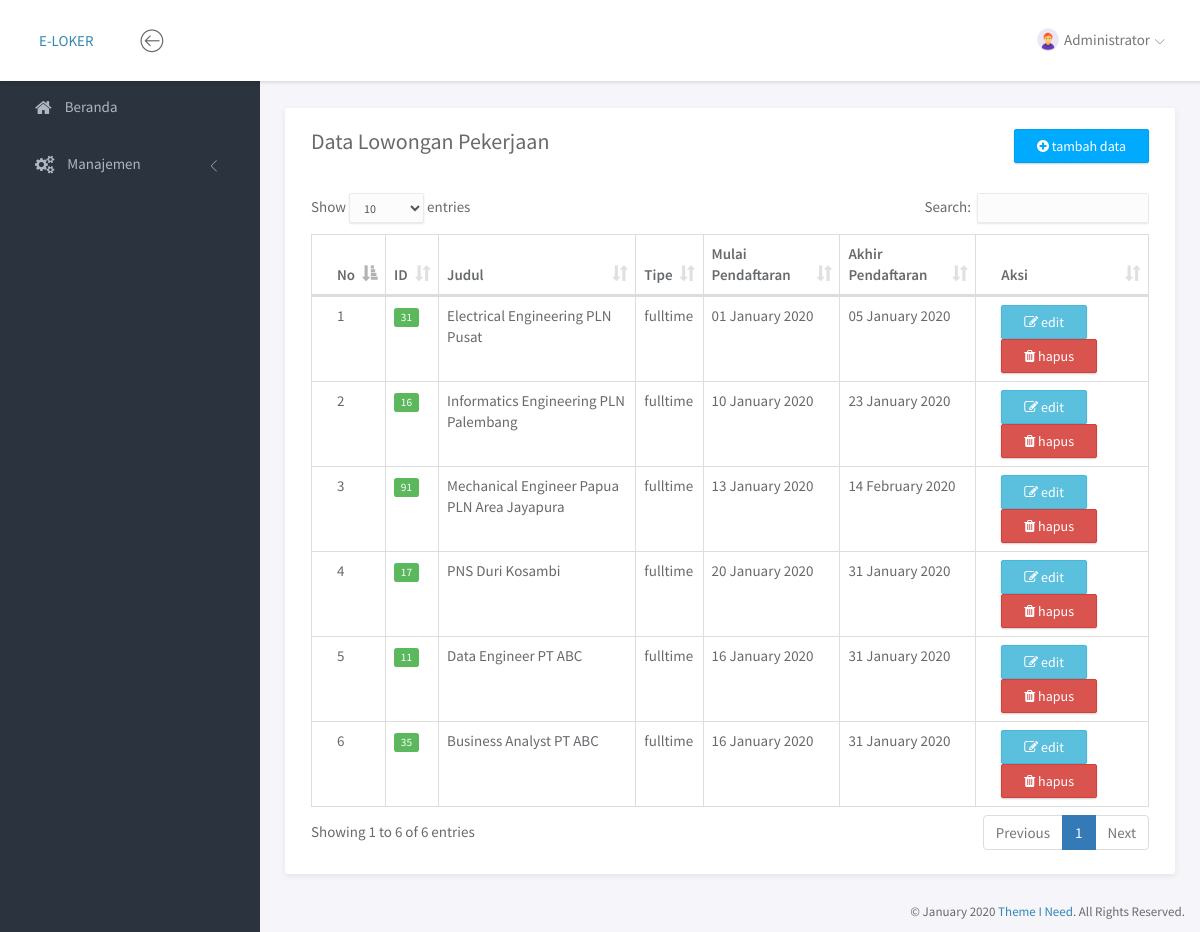
Screenshot of /portal/index.php?page=loker (signed in) with the database file from the repository.
### tables this page shows
CREATE TABLE `lowongan` (
  `id` varchar(10) NOT NULL,
  `provinsi_id` char(2) NOT NULL,
  `judul` text NOT NULL,
  `tipe` enum('fulltime','kontrak','magang','') NOT NULL,
  `mulai_pendaftaran` date NOT NULL,
  `akhir_pendaftaran` date NOT NULL
);

CREATE TABLE `provinsi` (
  `id` char(2) NOT NULL,
  `nama` varchar(255) NOT NULL
);

### portal/service.php (called while the page is built, shortened)
<?php
if ($_SESSION['role'] == 2) {
    $getdatauser = mysqli_query($conn, "SELECT * FROM user WHERE email='$_SESSION[email]'");
    $auth = mysqli_fetch_array($getdatauser);
    $getdataberkas = mysqli_query($conn, "SELECT * FROM pemberkasan WHERE user_id='$auth[id]'");
    $pemberkasan = mysqli_fetch_array($getdataberkas);
} else {
    $getdatauser = mysqli_query($conn, "SELECT * FROM admin WHERE email='$_SESSION[email]'");
    $auth = mysqli_fetch_array($getdatauser);
}
?>

### portal/page/admin/loker/loker.php (the view, shortened to what this page needs)
<div class="panel panel-headline">
    <div class="panel-heading">
        <div class="row">
            <div class="col-md-12">
                <div class="pull-left">
                    <h3 class="panel-title">Data Lowongan Pekerjaan</h3>
                </div>
                <div class="pull-right">
                    <a href="?page=kategoritambah" class="btn btn-primary"><i class="fa fa-plus-circle"></i> tambah data</a>
                </div>
            </div>
        </div>
    </div>
    <div class="panel-body">
        <div class="row">
            <div class="col-md-12">
                <div class="table-responsive">
                    <table class="table table-bordered example">
                        <thead>
                            <tr>
                                <th>No</th>
                                <th>ID</th>
                                <th>Judul</th>
                                <th>Tipe</th>
                                <th>Mulai Pendaftaran</th>
                                <th>Akhir Pendaftaran</th>
                                <th>Aksi</th>
                            </tr>
                        </thead>
                        <tbody>
                            <?php
                            $no = 1;
                            $q = mysqli_query($conn, "SELECT * FROM lowongan
                                                    JOIN provinsi ON lowongan.provinsi_id=provinsi.id");
                            while($data=mysqli_fetch_array($q)){ ?>
                                <tr>
                                    <td><?= $no ?></td>
                                    <td><span class="label label-success"><?= $data['id'] ?></span></td>
                                    <td><?= $data['judul'] ?></td>
                                    <td><?= $data['tipe'] ?></td>
                                    <td><?= date('d F Y', strtotime($data['mulai_pendaftaran'])) ?></td>
                                    <td><?= date('d F Y', strtotime($data['akhir_pendaftaran'])) ?></td>
                                    <td>
                                        <a href="?page=lokeredit&id=<?= $data['id'] ?>" class="btn btn-info"><i class="fa fa-edit"></i> edit</a>
                                        <a href="?page=lokerdelete&id=<?= $data['id'] ?>" class="btn btn-danger"><i class="fa fa-trash"></i> hapus</a>
                                    </td>
                                </tr>
                            <?php $no++; } ?>
                        </tbody>
                    </table>
                </div>
            </div>
        </div>
    </div>
</div>

### portal/header.php (shortened to what this page needs)
<nav class="navbar navbar-default navbar-fixed-top">
	<div class="brand">
		<a href="?page=beranda">E-LOKER</a>
	</div>
	<div class="container-fluid">
		<div class="navbar-btn">
			<button type="button" class="btn-toggle-fullwidth"><i class="lnr lnr-arrow-left-circle"></i></button>
		</div>
		<div id="navbar-menu">
			<ul class="nav navbar-nav navbar-right">
				<li class="dropdown">
					<a href="#" class="dropdown-toggle" data-toggle="dropdown"><img src="<?= $_SESSION['role'] == 2 ? $auth['image_url'] !== null ? 'file/gambar/'.$auth['image_url'] : 'assets/img/admin.png' : 'assets/img/admin.png' ?>" class="img-circle" alt="Avatar"> <span><?= isset($auth['nama_lengkap']) ? $auth['nama_lengkap'] : $auth['email']  ?></span> <i class="icon-submenu lnr lnr-chevron-down"></i></a>
				</li>
			</ul>
		</div>
	</div>
</nav>

### portal/assets/css/main.css (style rules this page uses)
html { position: relative; min-height: 100%; }
body { background-color: #F3F5F8; font-family: "Source Sans Pro", sans-serif; font-size: 15px; color: #676a6d; }
a { color: #3287B2; }
th { font-weight: 600; }
.navbar-default { -webkit-transition: all 0.3s ease-in-out; -moz-transition: all 0.3s ease-in-out; -ms-transition: all 0.3s ease-in-out; -o-transition: all 0.3s ease-in-out; transition: all 0.3s ease-in-out; -moz-box-shadow: 1px 2px 3px rgba(0, 0, 0, 0.1); -webkit-box-shadow: 1px 2px 3px rgba(0, 0, 0, 0.1); box-shadow: 1px 2px 3px rgba(0, 0, 0, 0.1); -webkit-border-radius: 0; -moz-border-radius: 0; border-radius: 0; padding: 0; margin: 0; border: none; background-color: #fff; }
.navbar-default .brand { float: left; padding: 30px 39px; background-color: #fff; }
.navbar-btn { float: left; padding: 16px 0; }
.navbar-btn button { font-size: 24px; padding: 4px 8px; line-height: .7; border: none; background: none; outline: none; }
.navbar-nav > li > a { padding: 28px 20px; }
.navbar-nav > li > a > i { font-size: 22px; margin-right: 2px; vertical-align: middle; }
.navbar-nav > li > a > i.icon-submenu { margin-left: 2px; margin-right: 0; font-size: 10px; position: relative; top: 2px; }
.navbar-nav > li > a > span { position: relative; top: 2px; }
.navbar-nav > li > a img { width: 22px; margin-right: 2px; }
@media screen and (min-width: 768px) { .navbar-nav.navbar-right { margin-right: 0; } }
.btn { -webkit-border-radius: 2px; -moz-border-radius: 2px; border-radius: 2px; -moz-box-shadow: 0px 1px 2px 0 rgba(0, 0, 0, 0.2); -webkit-box-shadow: 0px 1px 2px 0 rgba(0, 0, 0, 0.2); box-shadow: 0px 1px 2px 0 rgba(0, 0, 0, 0.2); padding: 6px 22px; }
.btn-primary { background-color: #00AAFF; border-color: #00a0f0; }
.panel { -webkit-border-radius: 3px; -moz-border-radius: 3px; border-radius: 3px; -moz-box-shadow: 0 2px 6px rgba(0, 0, 0, 0.08); -webkit-box-shadow: 0 2px 6px rgba(0, 0, 0, 0.08); box-shadow: 0 2px 6px rgba(0, 0, 0, 0.08); background-color: #fff; margin-bottom: 30px; }
.panel .panel-heading, .panel .panel-body, .panel .panel-footer { padding-left: 25px; padding-right: 25px; }
.panel .panel-heading { padding-top: 20px; padding-bottom: 20px; position: relative; }
.panel .panel-heading .panel-title { margin: 0; font-size: 18px; font-weight: 300; }
.panel .panel-body { padding-top: 10px; padding-bottom: 15px; }
.panel.panel-headline .panel-heading { border-bottom: none; }
.panel.panel-headline .panel-heading .panel-title { margin-bottom: 8px; font-size: 22px; font-weight: normal; }
.panel .table > thead > tr > td:first-child, .panel .table > thead > tr > th:first-child, .panel .table > tbody > tr > td:first-child, .panel .table > tbody > tr > th:first-child, .panel .table > tfoot > tr > td:first-child, .panel .table > tfoot > tr > th:first-child { padding-left: 25px; }
.panel .table > thead > tr > td:last-child, .panel .table > thead > tr > th:last-child, .panel .table > tbody > tr > td:last-child, .panel .table > tbody > tr > th:last-child, .panel .table > tfoot > tr > td:last-child, .panel .table > tfoot > tr > th:last-child { padding-left: 25px; }
.label { font-weight: normal; }

### rows the page displays
lowongan: provinsi "31", judul "Electrical Engineering PLN Pusat", tipe "fulltime", mulai_pendaftaran "01 January 2020", akhir_pendaftaran "05 January 2020"
lowongan: provinsi "16", judul "Informatics Engineering PLN Palembang", tipe "fulltime", mulai_pendaftaran "10 January 2020", akhir_pendaftaran "23 January 2020"
lowongan: provinsi "91", judul "Mechanical Engineer Papua PLN Area Jayapura", tipe "fulltime", mulai_pendaftaran "13 January 2020", akhir_pendaftaran "14 February 2020"
lowongan: provinsi "17", judul "PNS Duri Kosambi", tipe "fulltime", mulai_pendaftaran "20 January 2020", akhir_pendaftaran "31 January 2020"
lowongan: provinsi "11", judul "Data Engineer PT ABC", tipe "fulltime", mulai_pendaftaran "16 January 2020", akhir_pendaftaran "31 January 2020"
lowongan: provinsi "35", judul "Business Analyst PT ABC", tipe "fulltime", mulai_pendaftaran "16 January 2020", akhir_pendaftaran "31 January 2020"

### other values shown
$auth['nama_lengkap'] "Administrator"
